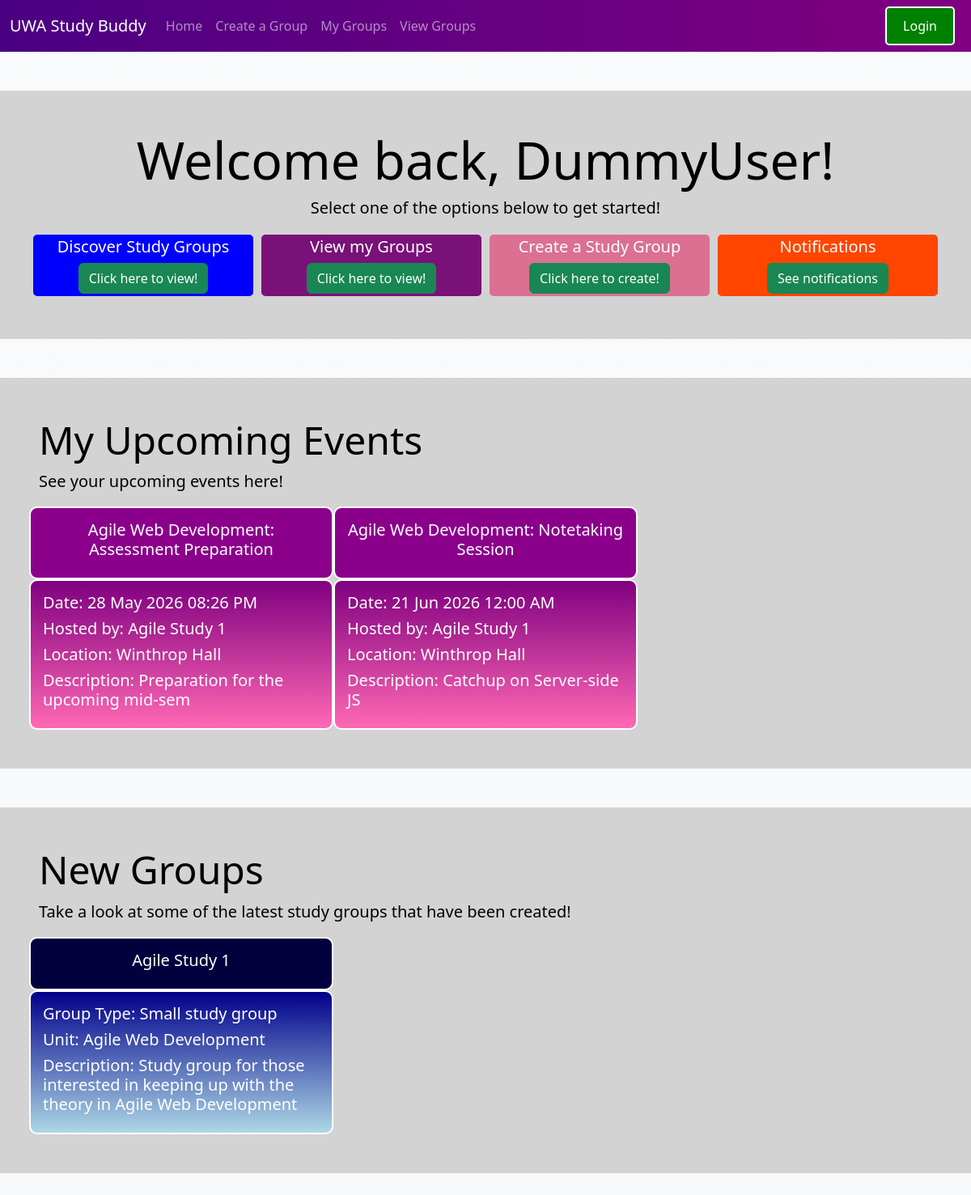
/index, run on the app's committed database.
### tables this page shows
CREATE TABLE User (
	StudentID INTEGER PRIMARY KEY,
	Username TEXT CHECK (LENGTH(Username) <= 50),
	Password TEXT CHECK(LENGTH(Password) <= 50),
	GraduationYear INTEGER CHECK(GraduationYear BETWEEN 2026 AND 2100),
	Course TEXT CHECK(LENGTH(Course) <= 50),
	Birthday TEXT,
	Email TEXT CHECK(LENGTH(Email) <= 50)
);

CREATE TABLE Unit (
	UnitID INTEGER PRIMARY KEY,
	UnitName TEXT CHECK(LENGTH(UnitName) <=50),
	FacultyID INTEGER, UnitCode TEXT,
	FOREIGN KEY (FacultyID) REFERENCES Faculty(FacultyID)
	ON DELETE RESTRICT
	ON UPDATE RESTRICT
);

CREATE TABLE SessionType (
	SessionTypeID INTEGER PRIMARY KEY,
	Name TEXT CHECK(LENGTH(Name) <= 50)
);

CREATE TABLE "Groups" (
	"GroupID"	INTEGER,
	"UnitID"	INTEGER,
	"GroupTypeID"	INTEGER,
	"Description"	TEXT CHECK(LENGTH("Description") <= 200),
	"CreationDate"	TEXT DEFAULT CURRENT_DATE, GroupName TEXT,
	PRIMARY KEY("GroupID"),
	FOREIGN KEY("GroupTypeID") REFERENCES "GroupType"("GroupTypeID") ON DELETE RESTRICT ON UPDATE RESTRICT,
	FOREIGN KEY("UnitID") REFERENCES "Unit"("UnitID") ON DELETE RESTRICT ON UPDATE RESTRICT
);

CREATE TABLE "GroupType" (
	"GroupTypeID"	INTEGER,
	"Type"	TEXT CHECK(LENGTH("Description") <= 50),
	PRIMARY KEY("GroupTypeID")
);

### routes/index.py (the view)
@index_blueprint.route('/')
@index_blueprint.route('/index')
def index():
    connection = get_data() # Path to database
    student_id = 12345678 # Dummy to be changed later
    user = connection.execute("SELECT Username FROM User WHERE StudentID = ?", (student_id,)).fetchone()
    upcoming_events = connection.execute("""
        SELECT st.Name, s.SessionDateTime AS Date, g.GroupName, s.Description, s.Location, u.UnitName
        FROM Session s
        JOIN Groups g ON s.GroupID = g.GroupID
        JOIN SessionType st ON s.SessionTypeID = st.SessionTypeID
        JOIN Unit u ON g.UnitID = u.UnitID
        JOIN StudentGroups sg ON sg.GroupID = g.GroupID
        WHERE sg.StudentID = ? AND s.SessionDateTime >= ?
        ORDER BY s.SessionDateTime ASC
        LIMIT 3
    """, (student_id, int(datetime.now().timestamp()))).fetchall() # The date time function prevents events already being from being shown
    new_groups = connection.execute("""
        SELECT g.GroupName, u.UnitName, g.Description, gt.Type AS 'GroupType'
        FROM Groups g
        JOIN Unit u ON g.UnitID = u.UnitID
        JOIN GroupType gt ON g.GroupTypeID = gt.GroupTypeID
        ORDER BY (g.CreationDate) DESC
        LIMIT 3
    """).fetchall()
    print(new_groups)
    connection.close()
    return render_template("index.html", username=user["Username"] if user else "Student", upcoming_events=upcoming_events, new_groups=new_groups)

### app.py (called while the page is built)
@app.template_filter('dateconverter')
def format_datetime(value):
    return datetime.fromtimestamp(value).strftime('%d %b %Y %I:%M %p')

### database.py (called while the page is built)
def get_data():
    path = os.path.dirname(os.path.abspath(__file__)) # Gets the path to where the database is stored
    database = os.path.join(path, "StudyBuddy.db") # This then retrieves the file path based on the path we found befor
    connection = sqlite3.connect(database) # Creatse a connection to the database
    connection.row_factory = sqlite3.Row # Converts the data so it can be accessed by columns not just index
    return connection

### templates/index.html (shortened to what this page needs)
<!doctype html>
<head>
    <link href="https://cdn.jsdelivr.net/npm/bootstrap@5.3.8/dist/css/bootstrap.min.css" rel="stylesheet">
    <link rel="stylesheet" href="https://cdn.jsdelivr.net/npm/bootstrap-icons@1.13.1/font/bootstrap-icons.min.css">
    <link rel="stylesheet" href="{{ url_for('static', filename='css/style.css') }}">
</head>
<body class="bg-light bg-gradient">
    <nav class="navbar navbar-expand-sm bg-navbar navbar-dark">
        <div class="container-fluid">
            <a class="navbar-brand" href="#">UWA Study Buddy</a>
            <div class="collapse navbar-collapse" id="navbarNavAltMarkup">
                <ul class="navbar-nav">
                    <li class="nav-item">
                        <a class="nav-link" href="{{ url_for('index.index') }}">Home</a>
                    </li>
                    <li class="nav-item">
                        <a class="nav-link" href="{{ url_for('create_group') }}">Create a Group</a>
                    </li>
                    <li class="nav-item">
                        <a class="nav-link" href="{{ url_for('my_groups') }}">My Groups</a>
                    </li>
                    <li class="nav-item">
                        <a class="nav-link" href="{{ url_for('view_groups') }}">View Groups</a>
                    </li>
                </ul>
            </div>
        </div>
         <button class="login-button" onclick="window.location.href='{{ url_for('login') }}'">Login</button>
    </nav>
    <div class="container-fluid p-5 my-5 bg-container container-text">
        <div class = "row">
            <div class = "col">
                {% if username %}
                <h3 class="display-3 text-center">Welcome back, {{username}}!</h3>
                {% else %}
                <h3 class="display-3 text-center">Welcome!</h3>
                {% endif %}
                <h5 class="card-subtitle text-center pb-3">Select one of the options below to get started!</h5>
            </div>
        </div>
        <div class = "row">
            <div class = "col-sm-3 col-bg-primary col-border welcome-buttoms">
                <h5 class="text-center">Discover Study Groups</h5>
                <div class="text-center">
                    <button type="button" class="btn btn-success"
                        onclick="window.location.href='{{ url_for('view_groups') }}'">
                        Click here to view!
                    </button>
                </div>
            </div>
            <div class = "col-sm-3 col-bg-secondary col-border welcome-buttoms">
                <h5 class="text-center">View my Groups</h5>
                <div class="text-center">
                    <button type="button" class="btn btn-success"
                        onclick="window.location.href='{{ url_for('my_groups') }}'">
                        Click here to view!
                    </button>
                </div>
            </div>
            <div class = "col-sm-3 col-bg-tertiary col-border welcome-buttoms">
                <h5 class="text-center" >Create a Study Group</h5>
                <div class="text-center">
                    <button type="button" class="btn btn-success" onclick="window.location.href='{{ url_for('view_groups') }}'">Click here to create!</button>
                </div>
            </div>
            <div class = "col-sm-3 col-bg-quarternary col-border welcome-buttoms">
                <h5 class="text-center">Notifications</h5>
                <div class="text-center">
                    <button type="button" class="btn btn-success" onclick="window.location.href='notifications.html'">See notifications</button>
                </div>
            </div>
        </div>
    </div>
    <div class="container-fluid p-5 my-5 bg-container container-text">
        <div class="row">
            <div class="col">
                <h1 class="display-5">My Upcoming Events</h1>
                <p class="lead">See your upcoming events here!</p>
            </div>
        </div>
        {% if upcoming_events %}
        <div class = "row">
            {% for u in upcoming_events %}
            <div class = "col-sm-4 popup-colours popup-borders-padding">
                <h5 class="text-center">{{ u['UnitName'] }}: {{ u['Name'] }}</h5>
            </div>
            {% endfor %}
        </div>
        <div class="row">
            {% for u in upcoming_events %}
            <div class = "col-sm-4 popup-secondary-colours popup-borders-padding">
                <h5 class="text-start">Date: {{ u['Date'] | dateconverter }}</h5>
                <h5 class="text-start">Hosted by: {{ u['GroupName'] }}</h5>
                <h5 class="text-start">Location: {{ u['Location'] }}</h5>
                <h5 class="text-start">Description: {{ u['Description'] }}</h5>
            </div>
            {% endfor %}
        </div>
        {% else %}
        <h5 class="text-start">No upcoming events.</h5>
        {% endif %}
    </div>
    <div class="container-fluid p-5 my-5 bg-container container-text">
        <h1 class="display-5">New Groups</h1>
        <p class="lead">Take a look at some of the latest study groups that have been created!</p>
        {% if new_groups %}
        <div class = "row">
            {% for g in new_groups %}
            <div class = "col-sm-4 popup-quarternary-colours popup-borders-padding">
                <h5 class="text-center">{{ g['GroupName'] }}</h5>
            </div>
            {% endfor %}
        </div>
        <div class="row">
            {% for g in new_groups %}
            <div class = "col-sm-4 popup-tertiary-colours popup-borders-padding">
                <h5 class="text-start">Group Type: {{ g['GroupType'] }}</h5>
                <h5 class="text-start">Unit: {{ g['UnitName'] }}</h5>
                <h5 class="text-start">Description: {{ g['Description'] }}</h5>
            </div>
            {% endfor %}
        </div>
        {% else %}
        <h5 class="text-start">No new groups</h5>
        {% endif %}
    </div>
</body>

### static/CSS/style.css (style rules this page uses)
.bg-container { background-color: lightgray; }
.welcome-buttoms { color: white !important; }
.container-text { color: black; }
.col-bg-primary { background-color: blue; }
.col-bg-secondary { background-color: rgb(121, 17, 121); }
.col-bg-tertiary { background-color: palevioletred; }
.col-bg-quarternary { background-color: orangered; }
.col-border { border: 5px solid lightgray; border-radius: 10px; padding: 3px; }
.popup-colours { background-color: darkmagenta !important; color: white !important; text-align: center !important; }
.popup-borders-padding { border: 2px solid white !important; border-radius: 10px; padding: 15px; }
.popup-secondary-colours { background-image: linear-gradient(to bottom, purple , hotpink) !important; color: white !important; text-align: center !important; }
.popup-tertiary-colours { background-image: linear-gradient(to bottom, darkblue, lightblue) !important; color: white !important; text-align: center !important; }
.popup-quarternary-colours { background-color: rgb(2, 0, 61) !important; color: white !important; text-align: center !important; }
.bg-navbar { background-image: linear-gradient(to right, indigo , purple); }
.login-button { margin-left: auto; margin-right: 20px; background-color: green; color: white; border: 2px solid white; padding: 10px 20px; border-radius: 5px; }

### data on the page
User: Username "DummyUser"
Groups: GroupName "Agile Study 1", GroupType "Small study group", UnitName "Agile Web Development", Description "Study group for those interested in keeping up with the theory in Agile Web Development"

### other printed values
{{ u['UnitName'] }} "Agile Web Development"
{{ u['Name'] }} "Assessment Preparation"
{{ u['Name'] }} "Notetaking Session"
{{ u['Date'] | dateconverter }} "28 May 2026 08:26 PM"
{{ u['GroupName'] }} "Agile Study 1"
{{ u['Location'] }} "Winthrop Hall"
{{ u['Description'] }} "Preparation for the upcoming mid-sem"
{{ u['Date'] | dateconverter }} "21 Jun 2026 12:00 AM"
{{ u['Description'] }} "Catchup on Server-side JS"
